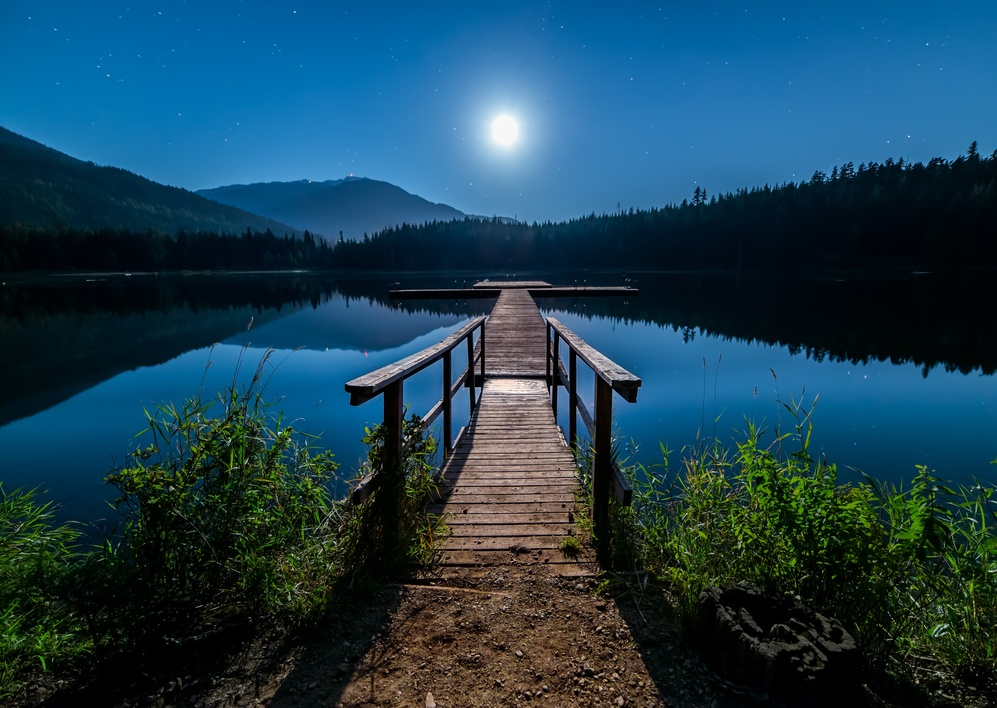
//> input picture BackgroundRemover/input.jpg, 997 x 708 px, shrunk from 5306 x 3770 before the run
$ ./BackgroundRemover   (built with g++ and OpenCV 4)
//> lines starting //> are read from the running program, lines starting //| are printed output that depends on the picture; after the words box and inside, x2 and y2 are one past the last pixel; in counts of white or black regions, pixels touching at a corner belong together
// ConsoleApplication1.cpp : This file contains the 'main' function. Program execution begins and ends there.
//

#include<opencv2/opencv.hpp>
#include <opencv2/imgproc.hpp>
#include <opencv2/highgui.hpp>
#include<iostream>
using namespace std;
using namespace cv;

int main(int argc, char** argv)
{
	Mat src = imread("input.jpg");  // This code will automatically loads image to Mat with 3-channel(BGR) format
//> src is the input picture: 708 rows x 997 cols, CV_8UC3; mean B, G, R 83, 64.8, 27.3

// 2. Grayscaling
	Mat gray;
	cvtColor(src, gray, COLOR_BGR2GRAY);   // This will convert BGR src to GRAY
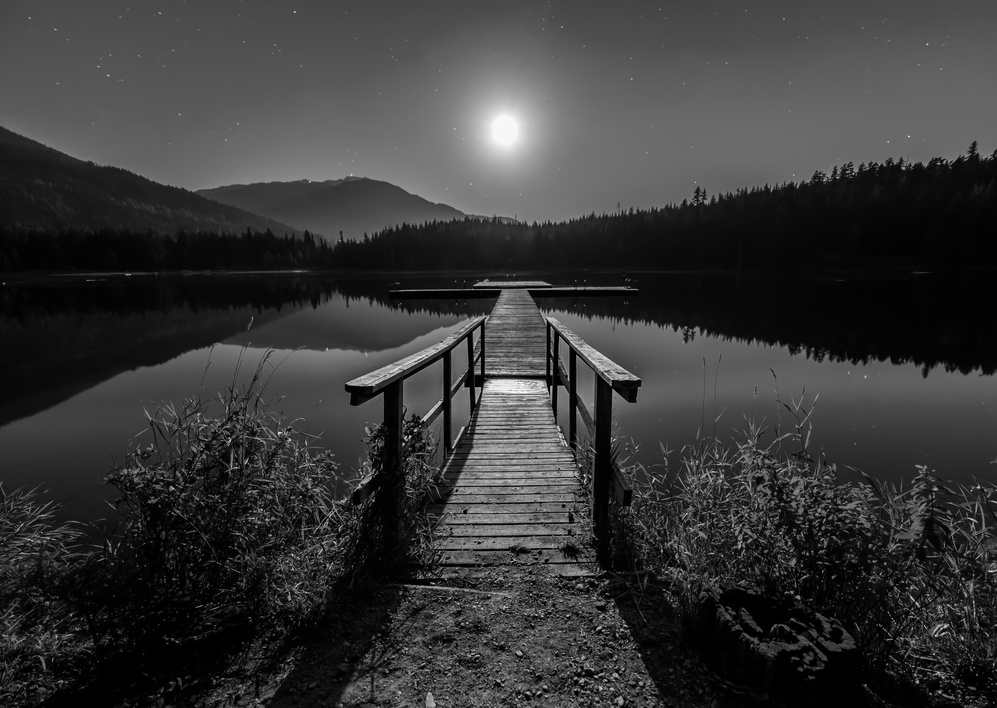
//> gray: 708 rows x 997 cols, CV_8UC1; min 0, max 253, mean 55.7

	// 3. Thresholding
	Mat mask;
	threshold(gray, mask, 100, 255, THRESH_BINARY); // Or use CV_THRES_BINARY_INV for inverting result
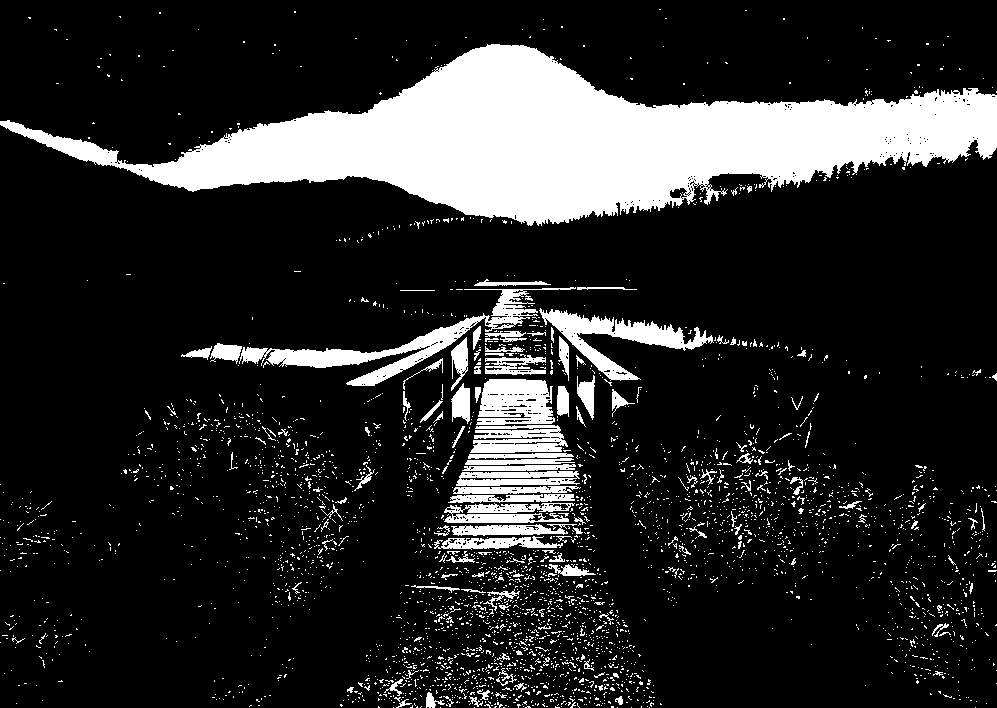
//> mask: 708 rows x 997 cols, CV_8UC1; 16.8% white; 3496 white regions (3350 under 20 px), largest, box (x1, y1, x2, y2) and area: (0, 44, 997, 226) 76875, (239, 287, 576, 386) 5255, (539, 308, 714, 381) 3659

	// 4. Splitting & adding Alpha
	vector<Mat> channels;   // C++ version of ArrayList<Mat>
	split(src, channels);   // Automatically splits channels and adds them to channels. The size of channels = 3
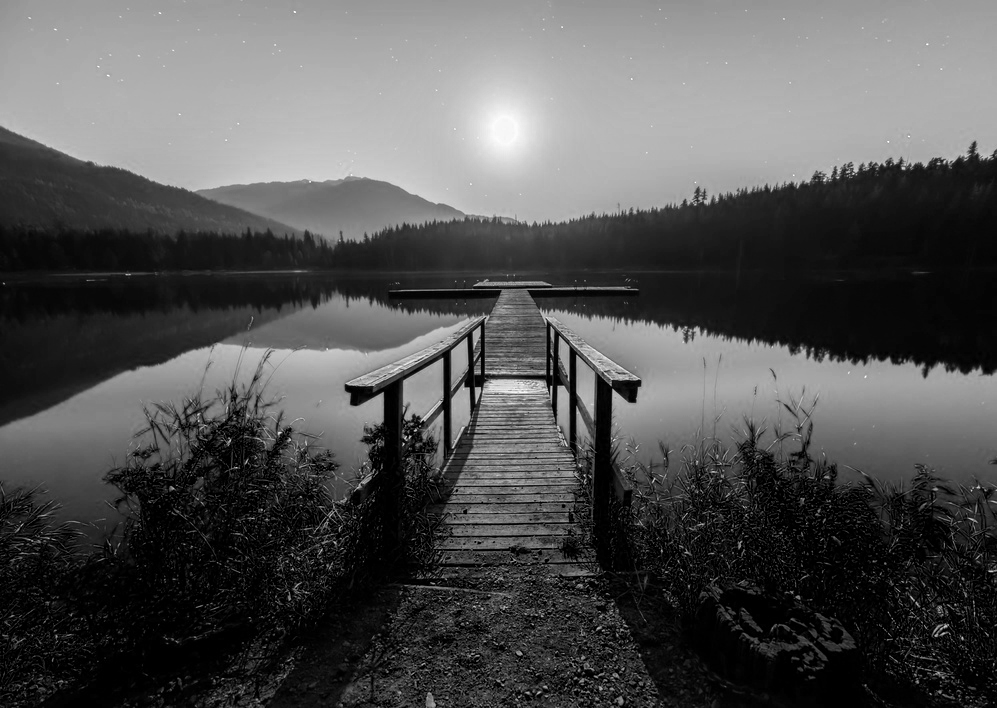
//> channels[0]: 708 rows x 997 cols, CV_8UC1; min 0, max 255, mean 83
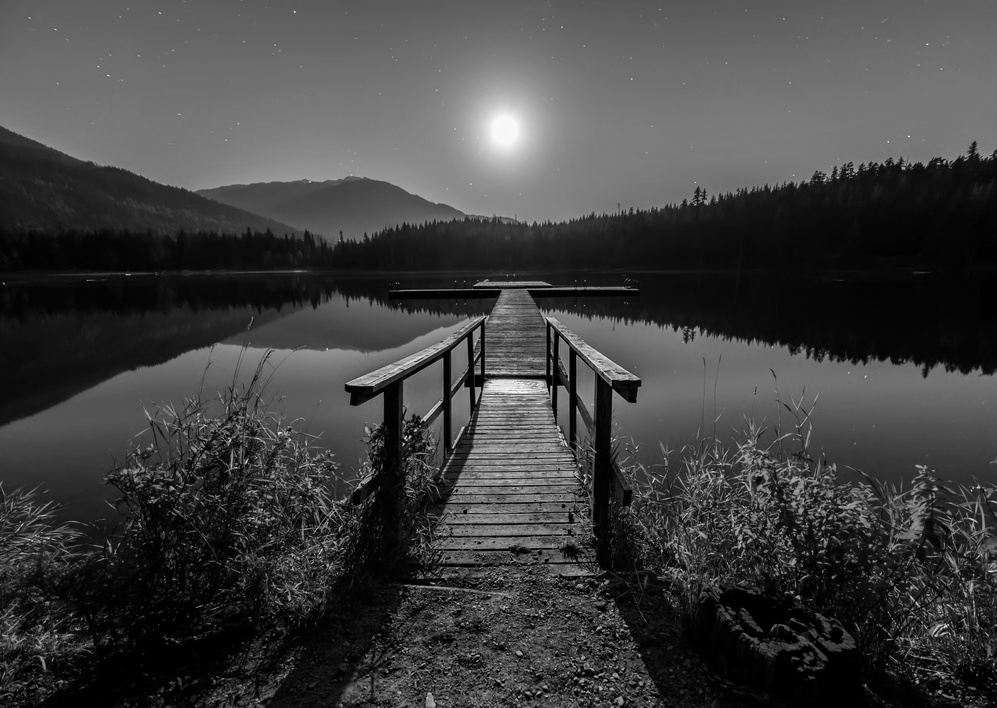
//> channels[1]: 708 rows x 997 cols, CV_8UC1; min 0, max 253, mean 64.8
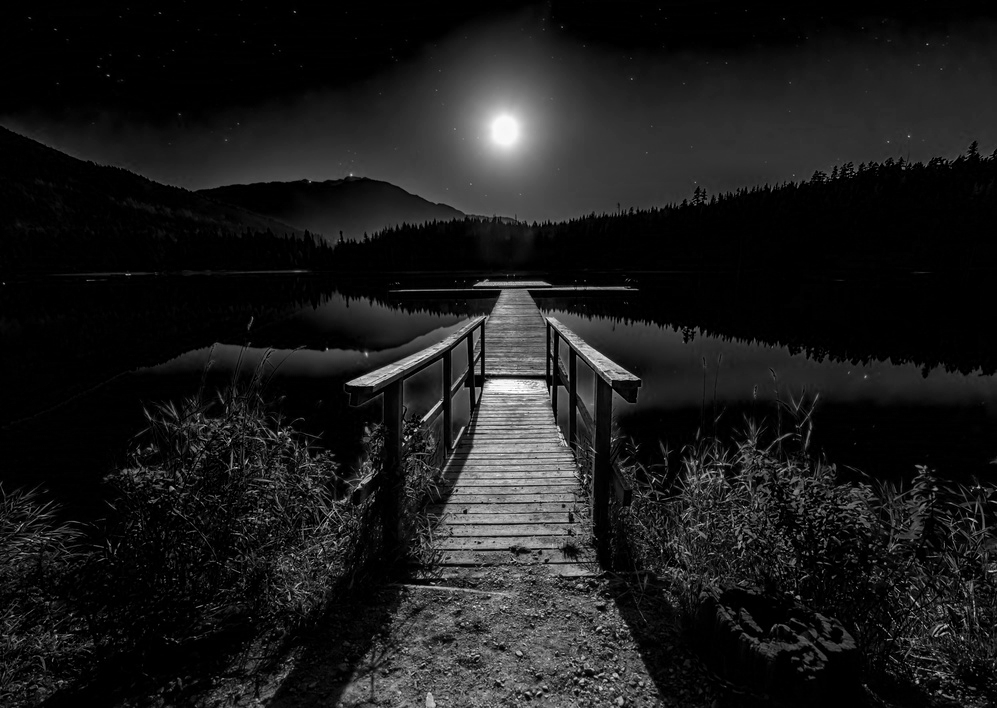
//> channels[2]: 708 rows x 997 cols, CV_8UC1; min 0, max 255, mean 27.3
	channels.push_back(mask);   // Adds mask(alpha) channel. The size of channels = 4

	// 5. Merging
	Mat dst;
	merge(channels, dst);   // dst is created with 4-channel(BGRA).
	// Note that OpenCV applies BGRA by default if your array size is 4,
	// even if actual order is different. In this case this makes sense.

	// 6. Saving
	namedWindow("Output", WINDOW_NORMAL);
	imshow("Output", dst);
	waitKey(0);
}
